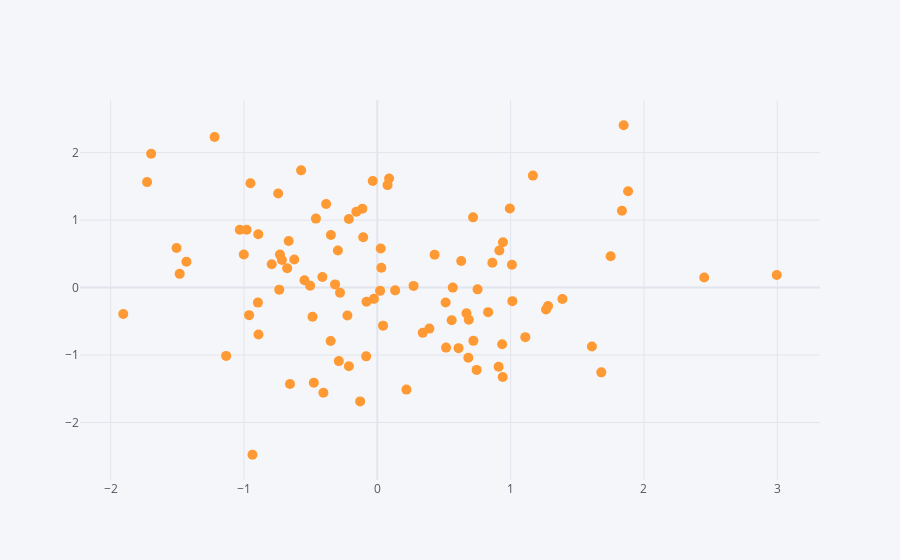

This figure's notebook cell:
### Code cell
df.iplot(kind='scatter',x='A', y='B', mode='markers', size=10)
